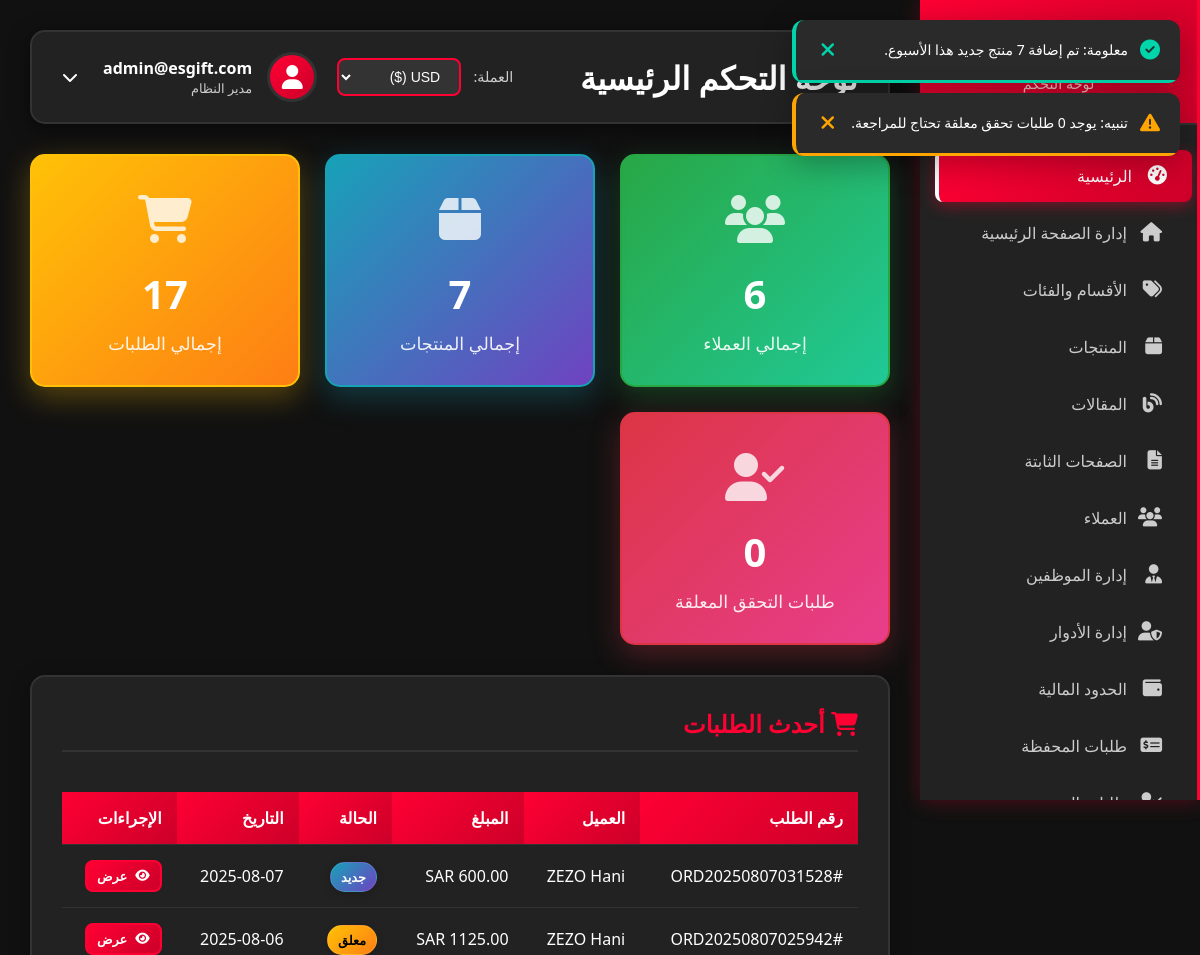
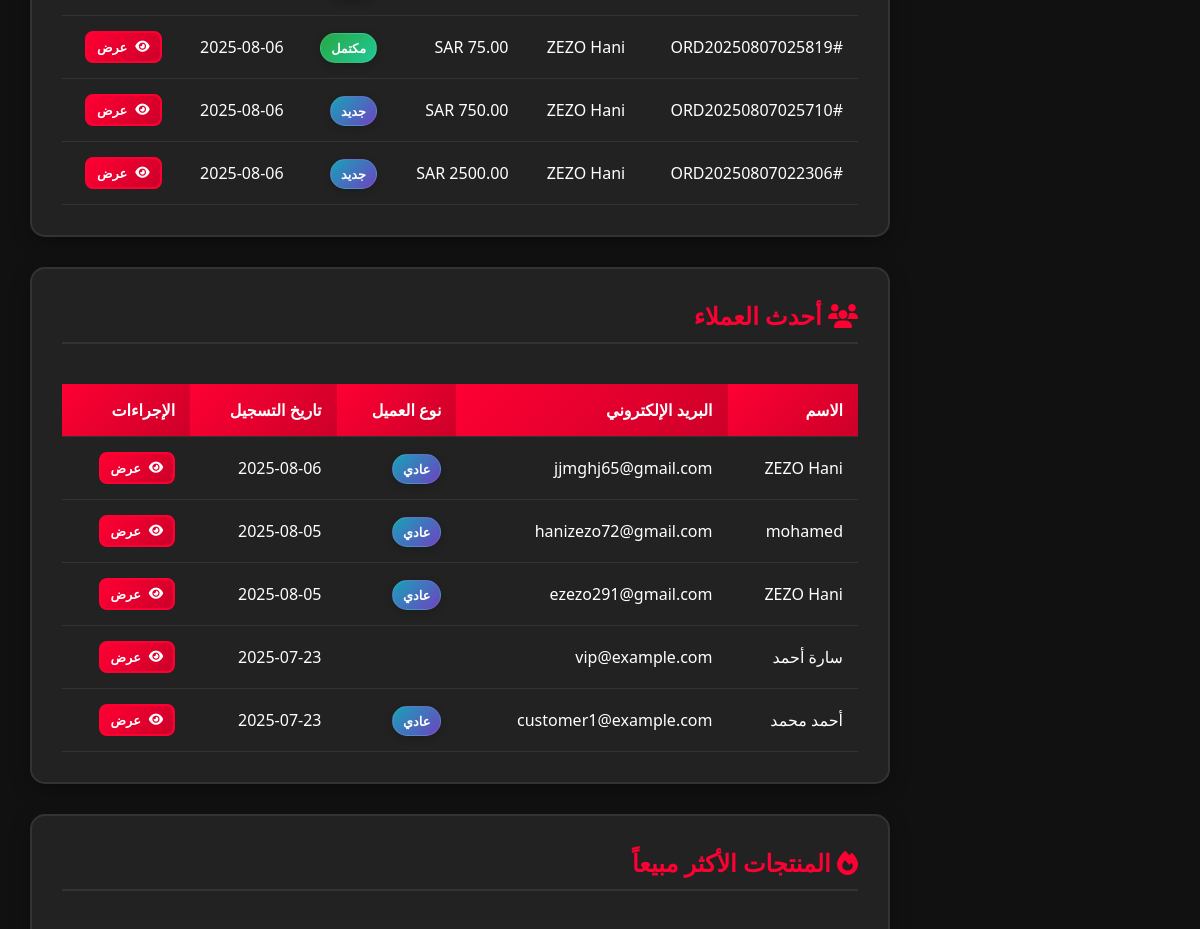
Page /admin/ (signed in, upper part) on the earlier database version (2 pictures, top to bottom).
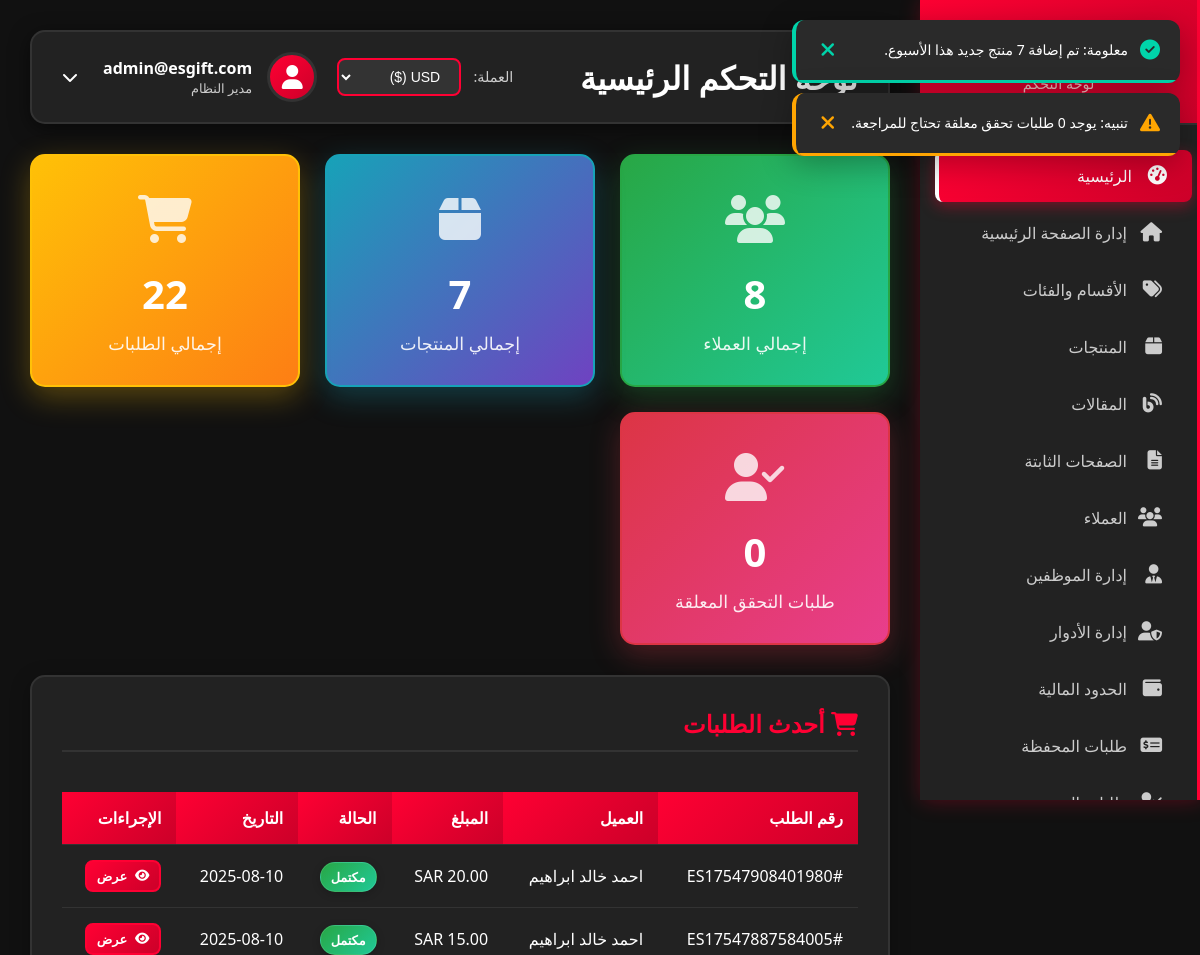
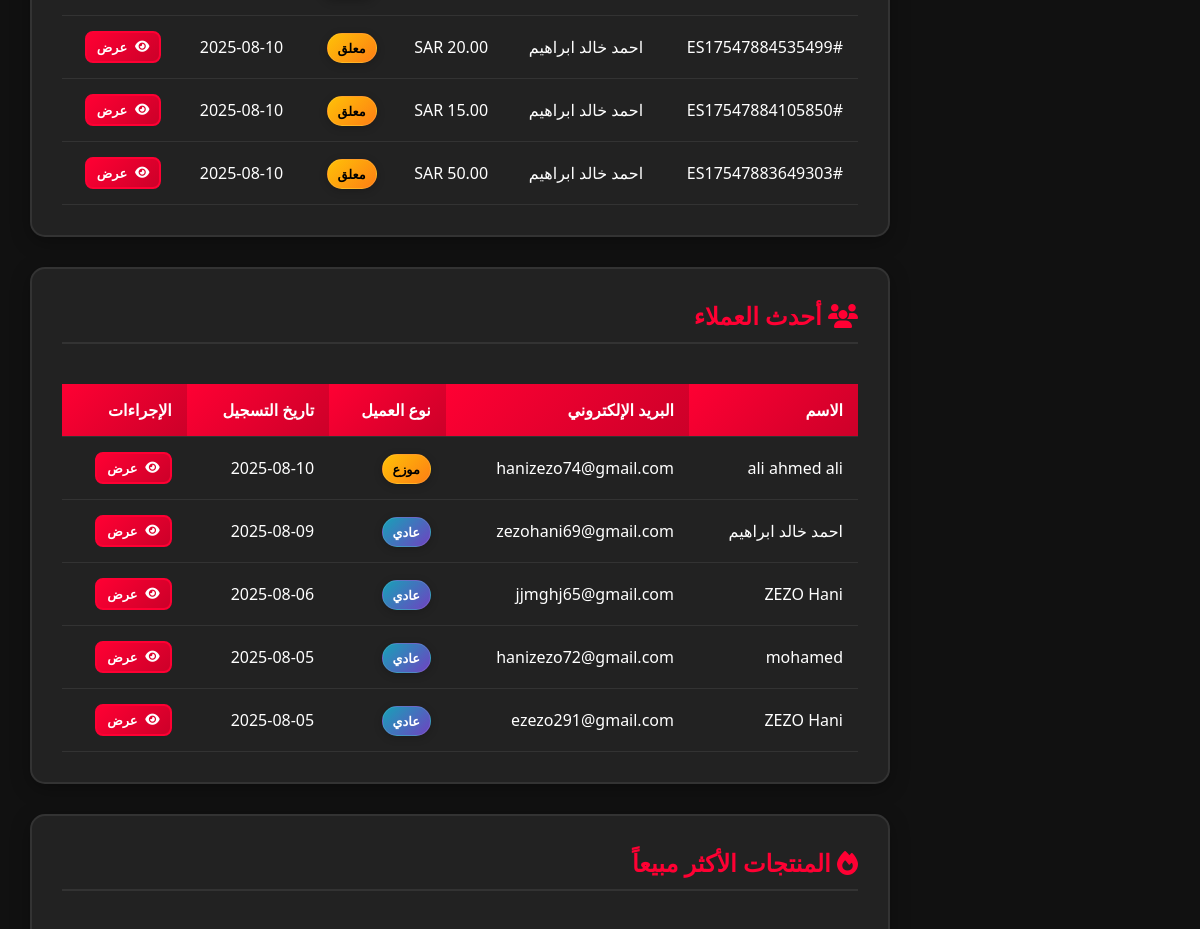
Same page on the later database version (2 pictures, top to bottom).
### models.py (models this page shows, shortened)
class Order(db.Model):
    id = db.Column(db.Integer, primary_key=True)
    user_id = db.Column(db.Integer, db.ForeignKey('user.id'), nullable=False)
    order_number = db.Column(db.String(50), unique=True, nullable=False)
    total_amount = db.Column(db.Numeric(10, 2), nullable=False)
    currency = db.Column(db.String(3), default='SAR')
    payment_method = db.Column(db.String(50))
    payment_status = db.Column(db.String(20), default='pending')
    order_status = db.Column(db.String(20), default='pending')
    created_at = db.Column(db.DateTime, default=datetime.utcnow)
    excel_file_path = db.Column(db.String(500))  # مسار ملف Excel المحفوظ
    items = db.relationship('OrderItem', backref='order', lazy=True)
    codes = db.relationship('ProductCode', backref='order', lazy=True)
    @property
    def status(self):
        return self.order_status

class User(UserMixin, db.Model):
    id = db.Column(db.Integer, primary_key=True)
    username = db.Column(db.String(80), unique=True, nullable=True)  # اسم المستخدم
    email = db.Column(db.String(120), unique=True, nullable=False)
    password_hash = db.Column(db.String(120), nullable=False)
    full_name = db.Column(db.String(100))
    phone = db.Column(db.String(20))
    birth_date = db.Column(db.Date)
    nationality = db.Column(db.String(50))
    customer_type = db.Column(db.String(20), default='regular')  # regular, kyc, reseller
    kyc_status = db.Column(db.String(20), default='none')  # none, pending, approved, rejected
    google_id = db.Column(db.String(100), unique=True, nullable=True)  # Google ID
    profile_picture = db.Column(db.String(300))  # صورة البروفايل من Google
    is_verified = db.Column(db.Boolean, default=False)  # تم التحقق من الإيميل
    email_verification_token = db.Column(db.String(100), nullable=True)  # رمز التحقق من الإيميل
    email_verification_sent_at = db.Column(db.DateTime, nullable=True)  # وقت إرسال رمز التحقق
    document_type = db.Column(db.String(50))  # national_id, passport, driver_license
    id_front_image = db.Column(db.String(200))
    id_back_image = db.Column(db.String(200))
    selfie_image = db.Column(db.String(200))
    passport_image = db.Column(db.String(200))
    driver_license_image = db.Column(db.String(200))
    face_photo_front = db.Column(db.String(200))
    face_photo_right = db.Column(db.String(200))
    face_photo_left = db.Column(db.String(200))
    is_admin = db.Column(db.Boolean, default=False)
    last_login = db.Column(db.DateTime)
    created_at = db.Column(db.DateTime, default=datetime.utcnow)
    preferred_currency = db.Column(db.String(3), default='USD')  # العملة المفضلة للمحفظة
    orders = db.relationship('Order', backref='user', lazy=True)

### admin_routes.py (the view)
@admin.route('/')
@login_required
@requires_page_access('admin.dashboard')
def dashboard():
    if not current_user.is_admin:
        employee = Employee.query.filter_by(user_id=current_user.id).first()
        if not employee:
            return redirect(url_for('main.index'))
    total_users = User.query.count()
    total_products = Product.query.count()
    total_orders = Order.query.count()
    pending_kyc = User.query.filter_by(kyc_status='pending').count()
    recent_orders = Order.query.order_by(Order.created_at.desc()).limit(5).all()
    recent_users = User.query.order_by(User.created_at.desc()).limit(5).all()
    return render_template('admin/dashboard.html',
                         total_users=total_users,
                         total_products=total_products,
                         total_orders=total_orders,
                         pending_kyc=pending_kyc,
                         recent_orders=recent_orders,
                         recent_users=recent_users)

### employee_utils.py (called while the page is built, shortened)
def requires_page_access(page_route):
    def decorator(f):
        @wraps(f)
        def decorated_function(*args, **kwargs):
            if not current_user.is_authenticated:
                return redirect(url_for('auth.login'))
            if current_user.is_admin:
                return f(*args, **kwargs)
        return decorated_function
    return decorator

### templates/admin/dashboard.html (shortened to what the changed rows need)
{% extends "admin/base.html" %}
{% block page_title %}لوحة التحكم الرئيسية{% endblock %}
{% block content %}
<div class="stats-grid">
    <div class="stat-card success">
        <div class="stat-icon">
            <i class="fas fa-users"></i>
        </div>
        <div class="stat-number">{{ total_users }}</div>
        <div class="stat-label">إجمالي العملاء</div>
    </div>
    <div class="stat-card warning">
        <div class="stat-icon">
            <i class="fas fa-shopping-cart"></i>
        </div>
        <div class="stat-number">{{ total_orders }}</div>
        <div class="stat-label">إجمالي الطلبات</div>
    </div>
</div>
<div class="content-card">
    <h2 style="color: #ff0033; margin-bottom: 20px;">
        <i class="fas fa-shopping-cart"></i>
        أحدث الطلبات
    </h2>
    <div class="table-container">
        <table class="data-table">
            <thead>
                <tr>
                    <th>رقم الطلب</th>
                    <th>العميل</th>
                    <th>المبلغ</th>
                    <th>الحالة</th>
                    <th>التاريخ</th>
                    <th>الإجراءات</th>
                </tr>
            </thead>
            <tbody>
                {% for order in recent_orders %}
                <tr>
                    <td>#{{ order.order_number }}</td>
                    <td>{{ order.user.full_name or order.user.email }}</td>
                    <td>{{ order.total_amount }} {{ order.currency }}</td>
                    <td>
                        {% if order.status == 'completed' %}
                            <span class="badge badge-success">مكتمل</span>
                        {% elif order.status == 'pending' %}
                            <span class="badge badge-warning">معلق</span>
                        {% elif order.status == 'cancelled' %}
                            <span class="badge badge-danger">ملغي</span>
                        {% else %}
                            <span class="badge badge-info">جديد</span>
                        {% endif %}
                    </td>
                    <td>{{ order.created_at.strftime('%Y-%m-%d') }}</td>
                    <td>
                        <a href="{{ url_for('admin.order_detail', order_id=order.id) }}" class="btn btn-primary btn-sm">
                            <i class="fas fa-eye"></i>
                            عرض
                        </a>
                    </td>
                </tr>
                {% else %}
                <tr>
                    <td colspan="6" style="text-align: center; color: #ccc;">لا توجد طلبات حالياً</td>
                </tr>
                {% endfor %}
            </tbody>
        </table>
    </div>
</div>
<div class="content-card">
    <h2 style="color: #ff0033; margin-bottom: 20px;">
        <i class="fas fa-users"></i>
        أحدث العملاء
    </h2>
    <div class="table-container">
        <table class="data-table">
            <thead>
                <tr>
                    <th>الاسم</th>
                    <th>البريد الإلكتروني</th>
                    <th>نوع العميل</th>
                    <th>تاريخ التسجيل</th>
                    <th>الإجراءات</th>
                </tr>
            </thead>
            <tbody>
                {% for user in recent_users %}
                <tr>
                    <td>{{ user.full_name or 'غير محدد' }}</td>
                    <td>{{ user.email }}</td>
                    <td>
                        {% if user.customer_type == 'regular' %}
                            <span class="badge badge-info">عادي</span>
                        {% elif user.customer_type == 'kyc' %}
                            <span class="badge badge-success">موثق</span>
                        {% elif user.customer_type == 'reseller' %}
                            <span class="badge badge-warning">موزع</span>
                        {% elif user.is_admin %}
                            <span class="badge badge-danger">مدير</span>
                        {% endif %}
                    </td>
                    <td>{{ user.created_at.strftime('%Y-%m-%d') }}</td>
                    <td>
                        <a href="{{ url_for('admin.user_detail', user_id=user.id) }}" class="btn btn-primary btn-sm">
                            <i class="fas fa-eye"></i>
                            عرض
                        </a>
                    </td>
                </tr>
                {% else %}
                <tr>
                    <td colspan="5" style="text-align: center; color: #ccc;">لا توجد عملاء حالياً</td>
                </tr>
                {% endfor %}
            </tbody>
        </table>
    </div>
</div>
<div class="content-card">
    <h2 style="color: #ff0033; margin-bottom: 20px;">
        <i class="fas fa-fire"></i>
        المنتجات الأكثر مبيعاً
    </h2>
</div>
{% endblock %}

Differences in the rows shown:
no longer on this page (row unchanged): Order: order_number "ORD20250807031528", user "ZEZO Hani", currency "SAR", order_status "جديد", created_at "2025-08-07"
no longer on this page (row unchanged): Order: order_number "ORD20250807025942", user "ZEZO Hani", currency "SAR", order_status "معلق", created_at "2025-08-06"
no longer on this page (row unchanged): Order: order_number "ORD20250807025819", user "ZEZO Hani", currency "SAR", order_status "مكتمل", created_at "2025-08-06"
no longer on this page (row unchanged): Order: order_number "ORD20250807025710", user "ZEZO Hani", currency "SAR", order_status "جديد", created_at "2025-08-06"
no longer on this page (row unchanged): Order: order_number "ORD20250807022306", user "ZEZO Hani", currency "SAR", order_status "جديد", created_at "2025-08-06"
no longer on this page (row unchanged): User: full_name "سارة أحمد", email "vip@example.com", created_at "2025-07-23"
no longer on this page (row unchanged): User: full_name "أحمد محمد", email "customer1@example.com", customer_type "عادي", created_at "2025-07-23"
added Order: order_number "ES17547908401980", user "احمد خالد ابراهيم", currency "SAR", order_status "مكتمل", created_at "2025-08-10"
added Order: order_number "ES17547887584005", user "احمد خالد ابراهيم", currency "SAR", order_status "مكتمل", created_at "2025-08-10"
added Order: order_number "ES17547884535499", user "احمد خالد ابراهيم", currency "SAR", order_status "معلق", created_at "2025-08-10"
added Order: order_number "ES17547884105850", user "احمد خالد ابراهيم", currency "SAR", order_status "معلق", created_at "2025-08-10"
added Order: order_number "ES17547883649303", user "احمد خالد ابراهيم", currency "SAR", order_status "معلق", created_at "2025-08-10"
added User: full_name "ali ahmed ali", email "hanizezo74@gmail.com", customer_type "موزع", created_at "2025-08-10"
added User: full_name "احمد خالد ابراهيم", email "zezohani69@gmail.com", customer_type "عادي", created_at "2025-08-09"
Other differences:
{{ total_users }}: "6" → "8"
{{ total_orders }}: "17" → "22"
